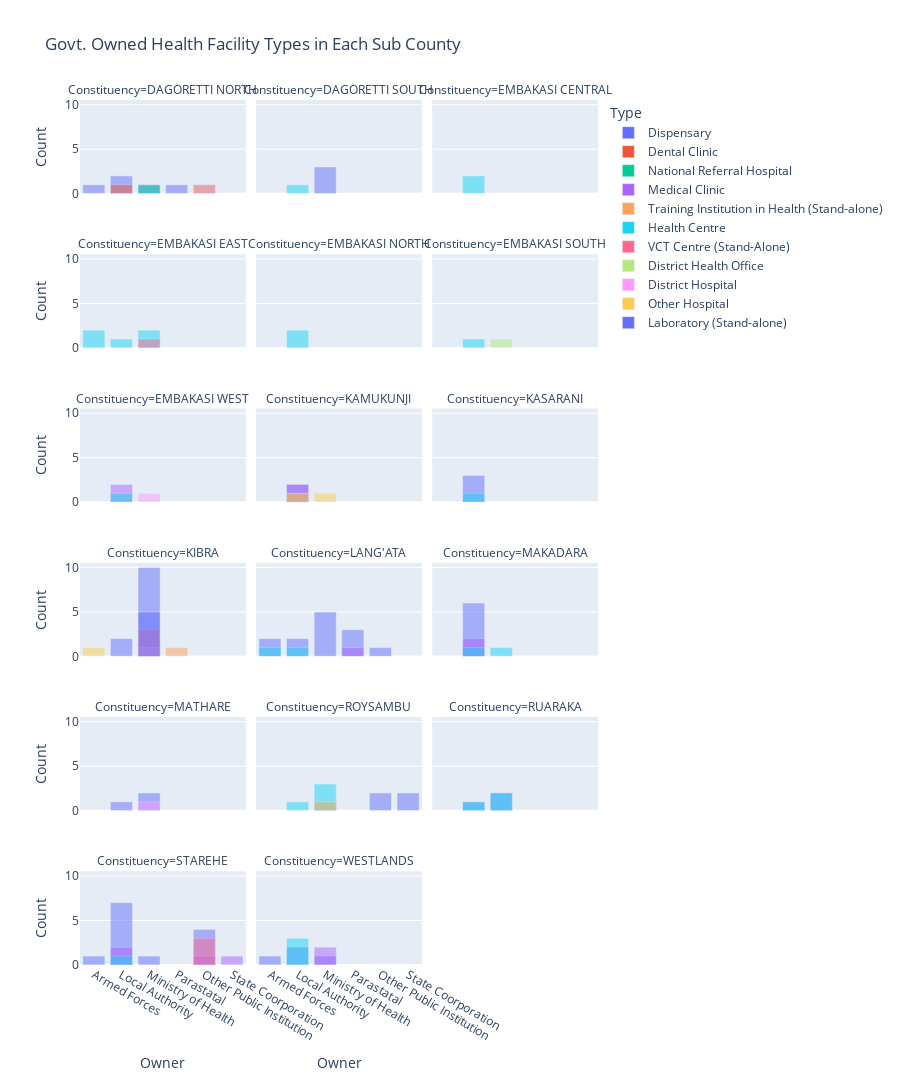

Notebook source saved alongside this figure:
### Markdown cell above
Let's plot the results

### Code cell
fig = px.bar(
    health_sub_govt, x="Owner", y="Count", color="Type",
             facet_col="Constituency",
             barmode="overlay",
             facet_col_wrap=3,
             height=1080,
             title = 'Govt. Owned Health Facility Types in Each Sub County '
)


fig.show()

### Figure 1 — Plotly figure (JSON) as saved in the notebook; plotly's stock layout.template omitted (floating-point values rounded to 4 significant figures)
{"data": [{"alignmentgroup": "True", "hovertemplate": "Type=Dispensary<br>Constituency=DAGORETTI NORTH<br>Owner=%{x}<br>Count=%{y}<extra></extra>", "legendgroup": "Dispensary", "marker": {"color": "#636efa", "opacity": 0.5, "pattern": {"shape": ""}}, "name": "Dispensary", "offsetgroup": "Dispensary", "orientation": "v", "showlegend": true, "textposition": "auto", "type": "bar", "x": ["Armed Forces", "Local Authority", "Ministry of Health", "Parastatal"], "xaxis": "x16", "y": [1, 2, 1, 1], "yaxis": "y16"}, {"alignmentgroup": "True", "hovertemplate": "Type=Dispensary<br>Constituency=DAGORETTI SOUTH<br>Owner=%{x}<br>Count=%{y}<extra></extra>", "legendgroup": "Dispensary", "marker": {"color": "#636efa", "opacity": 0.5, "pattern": {"shape": ""}}, "name": "Dispensary", "offsetgroup": "Dispensary", "orientation": "v", "showlegend": false, "textposition": "auto", "type": "bar", "x": ["Ministry of Health"], "xaxis": "x17", "y": [3], "yaxis": "y17"}, {"alignmentgroup": "True", "hovertemplate": "Type=Dispensary<br>Constituency=KAMUKUNJI<br>Owner=%{x}<br>Count=%{y}<extra></extra>", "legendgroup": "Dispensary", "marker": {"color": "#636efa", "opacity": 0.5, "pattern": {"shape": ""}}, "name": "Dispensary", "offsetgroup": "Dispensary", "orientation": "v", "showlegend": false, "textposition": "auto", "type": "bar", "x": ["Local Authority"], "xaxis": "x11", "y": [2], "yaxis": "y11"}, {"alignmentgroup": "True", "hovertemplate": "Type=Dispensary<br>Constituency=KASARANI<br>Owner=%{x}<br>Count=%{y}<extra></extra>", "legendgroup": "Dispensary", "marker": {"color": "#636efa", "opacity": 0.5, "pattern": {"shape": ""}}, "name": "Dispensary", "offsetgroup": "Dispensary", "orientation": "v", "showlegend": false, "textposition": "auto", "type": "bar", "x": ["Local Authority"], "xaxis": "x12", "y": [3], "yaxis": "y12"}, {"alignmentgroup": "True", "hovertemplate": "Type=Dispensary<br>Constituency=KIBRA<br>Owner=%{x}<br>Count=%{y}<extra></extra>", "legendgroup": "Dispensary", "marker": {"color": "#636efa", "opacity": 0.5, "pattern": {"shape": ""}}, "name": "Dispensary", "offsetgroup": "Dispensary", "orientation": "v", "showlegend": false, "textposition": "auto", "type": "bar", "x": ["Local Authority", "Ministry of Health"], "xaxis": "x7", "y": [2, 10], "yaxis": "y7"}, {"alignmentgroup": "True", "hovertemplate": "Type=Dispensary<br>Constituency=LANG'ATA<br>Owner=%{x}<br>Count=%{y}<extra></extra>", "legendgroup": "Dispensary", "marker": {"color": "#636efa", "opacity": 0.5, "pattern": {"shape": ""}}, "name": "Dispensary", "offsetgroup": "Dispensary", "orientation": "v", "showlegend": false, "textposition": "auto", "type": "bar", "x": ["Armed Forces", "Local Authority", "Ministry of Health", "Other Public Institution", "Parastatal"], "xaxis": "x8", "y": [2, 2, 5, 1, 3], "yaxis": "y8"}, {"alignmentgroup": "True", "hovertemplate": "Type=Dispensary<br>Constituency=MAKADARA<br>Owner=%{x}<br>Count=%{y}<extra></extra>", "legendgroup": "Dispensary", "marker": {"color": "#636efa", "opacity": 0.5, "pattern": {"shape": ""}}, "name": "Dispensary", "offsetgroup": "Dispensary", "orientation": "v", "showlegend": false, "textposition": "auto", "type": "bar", "x": ["Local Authority"], "xaxis": "x9", "y": [6], "yaxis": "y9"}, {"alignmentgroup": "True", "hovertemplate": "Type=Dispensary<br>Constituency=MATHARE<br>Owner=%{x}<br>Count=%{y}<extra></extra>", "legendgroup": "Dispensary", "marker": {"color": "#636efa", "opacity": 0.5, "pattern": {"shape": ""}}, "name": "Dispensary", "offsetgroup": "Dispensary", "orientation": "v", "showlegend": false, "textposition": "auto", "type": "bar", "x": ["Local Authority", "Ministry of Health"], "xaxis": "x4", "y": [1, 2], "yaxis": "y4"}, {"alignmentgroup": "True", "hovertemplate": "Type=Dispensary<br>Constituency=ROYSAMBU<br>Owner=%{x}<br>Count=%{y}<extra></extra>", "legendgroup": "Dispensary", "marker": {"color": "#636efa", "opacity": 0.5, "pattern": {"shape": ""}}, "name": "Dispensary", "offsetgroup": "Dispensary", "orientation": "v", "showlegend": false, "textposition": "auto", "type": "bar", "x": ["Other Public Institution", "State Coorporation"], "xaxis": "x5", "y": [2, 2], "yaxis": "y5"}, {"alignmentgroup": "True", "hovertemplate": "Type=Dispensary<br>Constituency=RUARAKA<br>Owner=%{x}<br>Count=%{y}<extra></extra>", "legendgroup": "Dispensary", "marker": {"color": "#636efa", "opacity": 0.5, "pattern": {"shape": ""}}, "name": "Dispensary", "offsetgroup": "Dispensary", "orientation": "v", "showlegend": false, "textposition": "auto", "type": "bar", "x": ["Local Authority", "Ministry of Health"], "xaxis": "x6", "y": [1, 2], "yaxis": "y6"}, {"alignmentgroup": "True", "hovertemplate": "Type=Dispensary<br>Constituency=STAREHE<br>Owner=%{x}<br>Count=%{y}<extra></extra>", "legendgroup": "Dispensary", "marker": {"color": "#636efa", "opacity": 0.5, "pattern": {"shape": ""}}, "name": "Dispensary", "offsetgroup": "Dispensary", "orientation": "v", "showlegend": false, "textposition": "auto", "type": "bar", "x": ["Armed Forces", "Local Authority", "Ministry of Health", "Other Public Institution"], "xaxis": "x", "y": [1, 7, 1, 4], "yaxis": "y"}, {"alignmentgroup": "True", "hovertemplate": "Type=Dispensary<br>Constituency=WESTLANDS<br>Owner=%{x}<br>Count=%{y}<extra></extra>", "legendgroup": "Dispensary", "marker": {"color": "#636efa", "opacity": 0.5, "pattern": {"shape": ""}}, "name": "Dispensary", "offsetgroup": "Dispensary", "orientation": "v", "showlegend": false, "textposition": "auto", "type": "bar", "x": ["Armed Forces", "Local Authority", "Ministry of Health"], "xaxis": "x2", "y": [1, 2, 1], "yaxis": "y2"}, {"alignmentgroup": "True", "hovertemplate": "Type=Dental Clinic<br>Constituency=DAGORETTI NORTH<br>Owner=%{x}<br>Count=%{y}<extra></extra>", "legendgroup": "Dental Clinic", "marker": {"color": "#EF553B", "opacity": 0.5, "pattern": {"shape": ""}}, "name": "Dental Clinic", "offsetgroup": "Dental Clinic", "orientation": "v", "showlegend": true, "textposition": "auto", "type": "bar", "x": ["Local Authority"], "xaxis": "x16", "y": [1], "yaxis": "y16"}, {"alignmentgroup": "True", "hovertemplate": "Type=National Referral Hospital<br>Constituency=DAGORETTI NORTH<br>Owner=%{x}<br>Count=%{y}<extra></extra>", "legendgroup": "National Referral Hospital", "marker": {"color": "#00cc96", "opacity": 0.5, "pattern": {"shape": ""}}, "name": "National Referral Hospital", "offsetgroup": "National Referral Hospital", "orientation": "v", "showlegend": true, "textposition": "auto", "type": "bar", "x": ["Ministry of Health"], "xaxis": "x16", "y": [1], "yaxis": "y16"}, {"alignmentgroup": "True", "hovertemplate": "Type=National Referral Hospital<br>Constituency=KIBRA<br>Owner=%{x}<br>Count=%{y}<extra></extra>", "legendgroup": "National Referral Hospital", "marker": {"color": "#00cc96", "opacity": 0.5, "pattern": {"shape": ""}}, "name": "National Referral Hospital", "offsetgroup": "National Referral Hospital", "orientation": "v", "showlegend": false, "textposition": "auto", "type": "bar", "x": ["Ministry of Health"], "xaxis": "x7", "y": [1], "yaxis": "y7"}, {"alignmentgroup": "True", "hovertemplate": "Type=Medical Clinic<br>Constituency=DAGORETTI NORTH<br>Owner=%{x}<br>Count=%{y}<extra></extra>", "legendgroup": "Medical Clinic", "marker": {"color": "#ab63fa", "opacity": 0.5, "pattern": {"shape": ""}}, "name": "Medical Clinic", "offsetgroup": "Medical Clinic", "orientation": "v", "showlegend": true, "textposition": "auto", "type": "bar", "x": ["Other Public Institution"], "xaxis": "x16", "y": [1], "yaxis": "y16"}, {"alignmentgroup": "True", "hovertemplate": "Type=Medical Clinic<br>Constituency=EMBAKASI WEST<br>Owner=%{x}<br>Count=%{y}<extra></extra>", "legendgroup": "Medical Clinic", "marker": {"color": "#ab63fa", "opacity": 0.5, "pattern": {"shape": ""}}, "name": "Medical Clinic", "offsetgroup": "Medical Clinic", "orientation": "v", "showlegend": false, "textposition": "auto", "type": "bar", "x": ["Local Authority"], "xaxis": "x10", "y": [2], "yaxis": "y10"}, {"alignmentgroup": "True", "hovertemplate": "Type=Medical Clinic<br>Constituency=KAMUKUNJI<br>Owner=%{x}<br>Count=%{y}<extra></extra>", "legendgroup": "Medical Clinic", "marker": {"color": "#ab63fa", "opacity": 0.5, "pattern": {"shape": ""}}, "name": "Medical Clinic", "offsetgroup": "Medical Clinic", "orientation": "v", "showlegend": false, "textposition": "auto", "type": "bar", "x": ["Local Authority"], "xaxis": "x11", "y": [2], "yaxis": "y11"}, {"alignmentgroup": "True", "hovertemplate": "Type=Medical Clinic<br>Constituency=LANG'ATA<br>Owner=%{x}<br>Count=%{y}<extra></extra>", "legendgroup": "Medical Clinic", "marker": {"color": "#ab63fa", "opacity": 0.5, "pattern": {"shape": ""}}, "name": "Medical Clinic", "offsetgroup": "Medical Clinic", "orientation": "v", "showlegend": false, "textposition": "auto", "type": "bar", "x": ["Parastatal"], "xaxis": "x8", "y": [1], "yaxis": "y8"}, {"alignmentgroup": "True", "hovertemplate": "Type=Medical Clinic<br>Constituency=MAKADARA<br>Owner=%{x}<br>Count=%{y}<extra></extra>", "legendgroup": "Medical Clinic", "marker": {"color": "#ab63fa", "opacity": 0.5, "pattern": {"shape": ""}}, "name": "Medical Clinic", "offsetgroup": "Medical Clinic", "orientation": "v", "showlegend": false, "textposition": "auto", "type": "bar", "x": ["Local Authority"], "xaxis": "x9", "y": [2], "yaxis": "y9"}, {"alignmentgroup": "True", "hovertemplate": "Type=Medical Clinic<br>Constituency=ROYSAMBU<br>Owner=%{x}<br>Count=%{y}<extra></extra>", "legendgroup": "Medical Clinic", "marker": {"color": "#ab63fa", "opacity": 0.5, "pattern": {"shape": ""}}, "name": "Medical Clinic", "offsetgroup": "Medical Clinic", "orientation": "v", "showlegend": false, "textposition": "auto", "type": "bar", "x": ["Ministry of Health"], "xaxis": "x5", "y": [1], "yaxis": "y5"}, {"alignmentgroup": "True", "hovertemplate": "Type=Medical Clinic<br>Constituency=STAREHE<br>Owner=%{x}<br>Count=%{y}<extra></extra>", "legendgroup": "Medical Clinic", "marker": {"color": "#ab63fa", "opacity": 0.5, "pattern": {"shape": ""}}, "name": "Medical Clinic", "offsetgroup": "Medical Clinic", "orientation": "v", "showlegend": false, "textposition": "auto", "type": "bar", "x": ["Local Authority", "Other Public Institution", "State Coorporation"], "xaxis": "x", "y": [2, 1, 1], "yaxis": "y"}, {"alignmentgroup": "True", "hovertemplate": "Type=Medical Clinic<br>Constituency=WESTLANDS<br>Owner=%{x}<br>Count=%{y}<extra></extra>", "legendgroup": "Medical Clinic", "marker": {"color": "#ab63fa", "opacity": 0.5, "pattern": {"shape": ""}}, "name": "Medical Clinic", "offsetgroup": "Medical Clinic", "orientation": "v", "showlegend": false, "textposition": "auto", "type": "bar", "x": ["Ministry of Health"], "xaxis": "x2", "y": [2], "yaxis": "y2"}, {"alignmentgroup": "True", "hovertemplate": "Type=Training Institution in Health (Stand-alone)<br>Constituency=DAGORETTI NORTH<br>Owner=%{x}<br>Count=%{y}<extra></extra>", "legendgroup": "Training Institution in Health (Stand-alone)", "marker": {"color": "#FFA15A", "opacity": 0.5, "pattern": {"shape": ""}}, "name": "Training Institution in Health (Stand-alone)", "offsetgroup": "Training Institution in Health (Stand-alone)", "orientation": "v", "showlegend": true, "textposition": "auto", "type": "bar", "x": ["Other Public Institution"], "xaxis": "x16", "y": [1], "yaxis": "y16"}, {"alignmentgroup": "True", "hovertemplate": "Type=Training Institution in Health (Stand-alone)<br>Constituency=KIBRA<br>Owner=%{x}<br>Count=%{y}<extra></extra>", "legendgroup": "Training Institution in Health (Stand-alone)", "marker": {"color": "#FFA15A", "opacity": 0.5, "pattern": {"shape": ""}}, "name": "Training Institution in Health (Stand-alone)", "offsetgroup": "Training Institution in Health (Stand-alone)", "orientation": "v", "showlegend": false, "textposition": "auto", "type": "bar", "x": ["Parastatal"], "xaxis": "x7", "y": [1], "yaxis": "y7"}, {"alignmentgroup": "True", "hovertemplate": "Type=Health Centre<br>Constituency=DAGORETTI SOUTH<br>Owner=%{x}<br>Count=%{y}<extra></extra>", "legendgroup": "Health Centre", "marker": {"color": "#19d3f3", "opacity": 0.5, "pattern": {"shape": ""}}, "name": "Health Centre", "offsetgroup": "Health Centre", "orientation": "v", "showlegend": true, "textposition": "auto", "type": "bar", "x": ["Local Authority"], "xaxis": "x17", "y": [1], "yaxis": "y17"}, {"alignmentgroup": "True", "hovertemplate": "Type=Health Centre<br>Constituency=EMBAKASI CENTRAL<br>Owner=%{x}<br>Count=%{y}<extra></extra>", "legendgroup": "Health Centre", "marker": {"color": "#19d3f3", "opacity": 0.5, "pattern": {"shape": ""}}, "name": "Health Centre", "offsetgroup": "Health Centre", "orientation": "v", "showlegend": false, "textposition": "auto", "type": "bar", "x": ["Local Authority"], "xaxis": "x18", "y": [2], "yaxis": "y18"}, {"alignmentgroup": "True", "hovertemplate": "Type=Health Centre<br>Constituency=EMBAKASI EAST<br>Owner=%{x}<br>Count=%{y}<extra></extra>", "legendgroup": "Health Centre", "marker": {"color": "#19d3f3", "opacity": 0.5, "pattern": {"shape": ""}}, "name": "Health Centre", "offsetgroup": "Health Centre", "orientation": "v", "showlegend": false, "textposition": "auto", "type": "bar", "x": ["Armed Forces", "Local Authority", "Ministry of Health"], "xaxis": "x13", "y": [2, 1, 2], "yaxis": "y13"}, {"alignmentgroup": "True", "hovertemplate": "Type=Health Centre<br>Constituency=EMBAKASI NORTH<br>Owner=%{x}<br>Count=%{y}<extra></extra>", "legendgroup": "Health Centre", "marker": {"color": "#19d3f3", "opacity": 0.5, "pattern": {"shape": ""}}, "name": "Health Centre", "offsetgroup": "Health Centre", "orientation": "v", "showlegend": false, "textposition": "auto", "type": "bar", "x": ["Local Authority"], "xaxis": "x14", "y": [2], "yaxis": "y14"}, {"alignmentgroup": "True", "hovertemplate": "Type=Health Centre<br>Constituency=EMBAKASI SOUTH<br>Owner=%{x}<br>Count=%{y}<extra></extra>", "legendgroup": "Health Centre", "marker": {"color": "#19d3f3", "opacity": 0.5, "pattern": {"shape": ""}}, "name": "Health Centre", "offsetgroup": "Health Centre", "orientation": "v", "showlegend": false, "textposition": "auto", "type": "bar", "x": ["Local Authority"], "xaxis": "x15", "y": [1], "yaxis": "y15"}, {"alignmentgroup": "True", "hovertemplate": "Type=Health Centre<br>Constituency=EMBAKASI WEST<br>Owner=%{x}<br>Count=%{y}<extra></extra>", "legendgroup": "Health Centre", "marker": {"color": "#19d3f3", "opacity": 0.5, "pattern": {"shape": ""}}, "name": "Health Centre", "offsetgroup": "Health Centre", "orientation": "v", "showlegend": false, "textposition": "auto", "type": "bar", "x": ["Local Authority"], "xaxis": "x10", "y": [1], "yaxis": "y10"}, {"alignmentgroup": "True", "hovertemplate": "Type=Health Centre<br>Constituency=KAMUKUNJI<br>Owner=%{x}<br>Count=%{y}<extra></extra>", "legendgroup": "Health Centre", "marker": {"color": "#19d3f3", "opacity": 0.5, "pattern": {"shape": ""}}, "name": "Health Centre", "offsetgroup": "Health Centre", "orientation": "v", "showlegend": false, "textposition": "auto", "type": "bar", "x": ["Local Authority"], "xaxis": "x11", "y": [1], "yaxis": "y11"}, {"alignmentgroup": "True", "hovertemplate": "Type=Health Centre<br>Constituency=KASARANI<br>Owner=%{x}<br>Count=%{y}<extra></extra>", "legendgroup": "Health Centre", "marker": {"color": "#19d3f3", "opacity": 0.5, "pattern": {"shape": ""}}, "name": "Health Centre", "offsetgroup": "Health Centre", "orientation": "v", "showlegend": false, "textposition": "auto", "type": "bar", "x": ["Local Authority"], "xaxis": "x12", "y": [1], "yaxis": "y12"}, {"alignmentgroup": "True", "hovertemplate": "Type=Health Centre<br>Constituency=LANG'ATA<br>Owner=%{x}<br>Count=%{y}<extra></extra>", "legendgroup": "Health Centre", "marker": {"color": "#19d3f3", "opacity": 0.5, "pattern": {"shape": ""}}, "name": "Health Centre", "offsetgroup": "Health Centre", "orientation": "v", "showlegend": false, "textposition": "auto", "type": "bar", "x": ["Armed Forces", "Local Authority"], "xaxis": "x8", "y": [1, 1], "yaxis": "y8"}, {"alignmentgroup": "True", "hovertemplate": "Type=Health Centre<br>Constituency=MAKADARA<br>Owner=%{x}<br>Count=%{y}<extra></extra>", "legendgroup": "Health Centre", "marker": {"color": "#19d3f3", "opacity": 0.5, "pattern": {"shape": ""}}, "name": "Health Centre", "offsetgroup": "Health Centre", "orientation": "v", "showlegend": false, "textposition": "auto", "type": "bar", "x": ["Local Authority", "Ministry of Health"], "xaxis": "x9", "y": [1, 1], "yaxis": "y9"}, {"alignmentgroup": "True", "hovertemplate": "Type=Health Centre<br>Constituency=ROYSAMBU<br>Owner=%{x}<br>Count=%{y}<extra></extra>", "legendgroup": "Health Centre", "marker": {"color": "#19d3f3", "opacity": 0.5, "pattern": {"shape": ""}}, "name": "Health Centre", "offsetgroup": "Health Centre", "orientation": "v", "showlegend": false, "textposition": "auto", "type": "bar", "x": ["Local Authority", "Ministry of Health"], "xaxis": "x5", "y": [1, 3], "yaxis": "y5"}, {"alignmentgroup": "True", "hovertemplate": "Type=Health Centre<br>Constituency=RUARAKA<br>Owner=%{x}<br>Count=%{y}<extra></extra>", "legendgroup": "Health Centre", "marker": {"color": "#19d3f3", "opacity": 0.5, "pattern": {"shape": ""}}, "name": "Health Centre", "offsetgroup": "Health Centre", "orientation": "v", "showlegend": false, "textposition": "auto", "type": "bar", "x": ["Local Authority", "Ministry of Health"], "xaxis": "x6", "y": [1, 2], "yaxis": "y6"}, {"alignmentgroup": "True", "hovertemplate": "Type=Health Centre<br>Constituency=STAREHE<br>Owner=%{x}<br>Count=%{y}<extra></extra>", "legendgroup": "Health Centre", "marker": {"color": "#19d3f3", "opacity": 0.5, "pattern": {"shape": ""}}, "name": "Health Centre", "offsetgroup": "Health Centre", "orientation": "v", "showlegend": false, "textposition": "auto", "type": "bar", "x": ["Local Authority"], "xaxis": "x", "y": [1], "yaxis": "y"}, {"alignmentgroup": "True", "hovertemplate": "Type=Health Centre<br>Constituency=WESTLANDS<br>Owner=%{x}<br>Count=%{y}<extra></extra>", "legendgroup": "Health Centre", "marker": {"color": "#19d3f3", "opacity": 0.5, "pattern": {"shape": ""}}, "name": "Health Centre", "offsetgroup": "Health Centre", "orientation": "v", "showlegend": false, "textposition": "auto", "type": "bar", "x": ["Local Authority"], "xaxis": "x2", "y": [3], "yaxis": "y2"}, {"alignmentgroup": "True", "hovertemplate": "Type=VCT Centre (Stand-Alone)<br>Constituency=EMBAKASI EAST<br>Owner=%{x}<br>Count=%{y}<extra></extra>", "legendgroup": "VCT Centre (Stand-Alone)", "marker": {"color": "#FF6692", "opacity": 0.5, "pattern": {"shape": ""}}, "name": "VCT Centre (Stand-Alone)", "offsetgroup": "VCT Centre (Stand-Alone)", "orientation": "v", "showlegend": true, "textposition": "auto", "type": "bar", "x": ["Ministry of Health"], "xaxis": "x13", "y": [1], "yaxis": "y13"}, {"alignmentgroup": "True", "hovertemplate": "Type=VCT Centre (Stand-Alone)<br>Constituency=KAMUKUNJI<br>Owner=%{x}<br>Count=%{y}<extra></extra>", "legendgroup": "VCT Centre (Stand-Alone)", "marker": {"color": "#FF6692", "opacity": 0.5, "pattern": {"shape": ""}}, "name": "VCT Centre (Stand-Alone)", "offsetgroup": "VCT Centre (Stand-Alone)", "orientation": "v", "showlegend": false, "textposition": "auto", "type": "bar", "x": ["Local Authority"], "xaxis": "x11", "y": [1], "yaxis": "y11"}, {"alignmentgroup": "True", "hovertemplate": "Type=VCT Centre (Stand-Alone)<br>Constituency=KIBRA<br>Owner=%{x}<br>Count=%{y}<extra></extra>", "legendgroup": "VCT Centre (Stand-Alone)", "marker": {"color": "#FF6692", "opacity": 0.5, "pattern": {"shape": ""}}, "name": "VCT Centre (Stand-Alone)", "offsetgroup": "VCT Centre (Stand-Alone)", "orientation": "v", "showlegend": false, "textposition": "auto", "type": "bar", "x": ["Ministry of Health"], "xaxis": "x7", "y": [3], "yaxis": "y7"}, {"alignmentgroup": "True", "hovertemplate": "Type=VCT Centre (Stand-Alone)<br>Constituency=STAREHE<br>Owner=%{x}<br>Count=%{y}<extra></extra>", "legendgroup": "VCT Centre (Stand-Alone)", "marker": {"color": "#FF6692", "opacity": 0.5, "pattern": {"shape": ""}}, "name": "VCT Centre (Stand-Alone)", "offsetgroup": "VCT Centre (Stand-Alone)", "orientation": "v", "showlegend": false, "textposition": "auto", "type": "bar", "x": ["Other Public Institution"], "xaxis": "x", "y": [3], "yaxis": "y"}, {"alignmentgroup": "True", "hovertemplate": "Type=District Health Office<br>Constituency=EMBAKASI SOUTH<br>Owner=%{x}<br>Count=%{y}<extra></extra>", "legendgroup": "District Health Office", "marker": {"color": "#B6E880", "opacity": 0.5, "pattern": {"shape": ""}}, "name": "District Health Office", "offsetgroup": "District Health Office", "orientation": "v", "showlegend": true, "textposition": "auto", "type": "bar", "x": ["Ministry of Health"], "xaxis": "x15", "y": [1], "yaxis": "y15"}, {"alignmentgroup": "True", "hovertemplate": "Type=District Hospital<br>Constituency=EMBAKASI WEST<br>Owner=%{x}<br>Count=%{y}<extra></extra>", "legendgroup": "District Hospital", "marker": {"color": "#FF97FF", "opacity": 0.5, "pattern": {"shape": ""}}, "name": "District Hospital", "offsetgroup": "District Hospital", "orientation": "v", "showlegend": true, "textposition": "auto", "type": "bar", "x": ["Ministry of Health"], "xaxis": "x10", "y": [1], "yaxis": "y10"}, {"alignmentgroup": "True", "hovertemplate": "Type=District Hospital<br>Constituency=KIBRA<br>Owner=%{x}<br>Count=%{y}<extra></extra>", "legendgroup": "District Hospital", "marker": {"color": "#FF97FF", "opacity": 0.5, "pattern": {"shape": ""}}, "name": "District Hospital", "offsetgroup": "District Hospital", "orientation": "v", "showlegend": false, "textposition": "auto", "type": "bar", "x": ["Ministry of Health"], "xaxis": "x7", "y": [1], "yaxis": "y7"}, {"alignmentgroup": "True", "hovertemplate": "Type=District Hospital<br>Constituency=MATHARE<br>Owner=%{x}<br>Count=%{y}<extra></extra>", "legendgroup": "District Hospital", "marker": {"color": "#FF97FF", "opacity": 0.5, "pattern": {"shape": ""}}, "name": "District Hospital", "offsetgroup": "District Hospital", "orientation": "v", "showlegend": false, "textposition": "auto", "type": "bar", "x": ["Ministry of Health"], "xaxis": "x4", "y": [1], "yaxis": "y4"}, {"alignmentgroup": "True", "hovertemplate": "Type=Other Hospital<br>Constituency=KAMUKUNJI<br>Owner=%{x}<br>Count=%{y}<extra></extra>", "legendgroup": "Other Hospital", "marker": {"color": "#FECB52", "opacity": 0.5, "pattern": {"shape": ""}}, "name": "Other Hospital", "offsetgroup": "Other Hospital", "orientation": "v", "showlegend": true, "textposition": "auto", "type": "bar", "x": ["Local Authority", "Ministry of Health"], "xaxis": "x11", "y": [1, 1], "yaxis": "y11"}, {"alignmentgroup": "True", "hovertemplate": "Type=Other Hospital<br>Constituency=KIBRA<br>Owner=%{x}<br>Count=%{y}<extra></extra>", "legendgroup": "Other Hospital", "marker": {"color": "#FECB52", "opacity": 0.5, "pattern": {"shape": ""}}, "name": "Other Hospital", "offsetgroup": "Other Hospital", "orientation": "v", "showlegend": false, "textposition": "auto", "type": "bar", "x": ["Armed Forces"], "xaxis": "x7", "y": [1], "yaxis": "y7"}, {"alignmentgroup": "True", "hovertemplate": "Type=Other Hospital<br>Constituency=ROYSAMBU<br>Owner=%{x}<br>Count=%{y}<extra></extra>", "legendgroup": "Other Hospital", "marker": {"color": "#FECB52", "opacity": 0.5, "pattern": {"shape": ""}}, "name": "Other Hospital", "offsetgroup": "Other Hospital", "orientation": "v", "showlegend": false, "textposition": "auto", "type": "bar", "x": ["Ministry of Health"], "xaxis": "x5", "y": [1], "yaxis": "y5"}, {"alignmentgroup": "True", "hovertemplate": "Type=Laboratory (Stand-alone)<br>Constituency=KIBRA<br>Owner=%{x}<br>Count=%{y}<extra></extra>", "legendgroup": "Laboratory (Stand-alone)", "marker": {"color": "#636efa", "opacity": 0.5, "pattern": {"shape": ""}}, "name": "Laboratory (Stand-alone)", "offsetgroup": "Laboratory (Stand-alone)", "orientation": "v", "showlegend": true, "textposition": "auto", "type": "bar", "x": ["Ministry of Health"], "xaxis": "x7", "y": [5], "yaxis": "y7"}], "layout": {"annotations": [{"font": {}, "showarrow": false, "text": "Constituency=STAREHE", "x": 0.16, "xanchor": "center", "xref": "paper", "y": 0.1083, "yanchor": "bottom", "yref": "paper"}, {"font": {}, "showarrow": false, "text": "Constituency=WESTLANDS", "x": 0.5, "xanchor": "center", "xref": "paper", "y": 0.1083, "yanchor": "bottom", "yref": "paper"}, {"font": {}, "showarrow": false, "text": "Constituency=MATHARE", "x": 0.16, "xanchor": "center", "xref": "paper", "y": 0.2867, "yanchor": "bottom", "yref": "paper"}, {"font": {}, "showarrow": false, "text": "Constituency=ROYSAMBU", "x": 0.5, "xanchor": "center", "xref": "paper", "y": 0.2867, "yanchor": "bottom", "yref": "paper"}, {"font": {}, "showarrow": false, "text": "Constituency=RUARAKA", "x": 0.84, "xanchor": "center", "xref": "paper", "y": 0.2867, "yanchor": "bottom", "yref": "paper"}, {"font": {}, "showarrow": false, "text": "Constituency=KIBRA", "x": 0.16, "xanchor": "center", "xref": "paper", "y": 0.465, "yanchor": "bottom", "yref": "paper"}, {"font": {}, "showarrow": false, "text": "Constituency=LANG'ATA", "x": 0.5, "xanchor": "center", "xref": "paper", "y": 0.465, "yanchor": "bottom", "yref": "paper"}, {"font": {}, "showarrow": false, "text": "Constituency=MAKADARA", "x": 0.84, "xanchor": "center", "xref": "paper", "y": 0.465, "yanchor": "bottom", "yref": "paper"}, {"font": {}, "showarrow": false, "text": "Constituency=EMBAKASI WEST", "x": 0.16, "xanchor": "center", "xref": "paper", "y": 0.6433, "yanchor": "bottom", "yref": "paper"}, {"font": {}, "showarrow": false, "text": "Constituency=KAMUKUNJI", "x": 0.5, "xanchor": "center", "xref": "paper", "y": 0.6433, "yanchor": "bottom", "yref": "paper"}, {"font": {}, "showarrow": false, "text": "Constituency=KASARANI", "x": 0.84, "xanchor": "center", "xref": "paper", "y": 0.6433, "yanchor": "bottom", "yref": "paper"}, {"font": {}, "showarrow": false, "text": "Constituency=EMBAKASI EAST", "x": 0.16, "xanchor": "center", "xref": "paper", "y": 0.8217, "yanchor": "bottom", "yref": "paper"}, {"font": {}, "showarrow": false, "text": "Constituency=EMBAKASI NORTH", "x": 0.5, "xanchor": "center", "xref": "paper", "y": 0.8217, "yanchor": "bottom", "yref": "paper"}, {"font": {}, "showarrow": false, "text": "Constituency=EMBAKASI SOUTH", "x": 0.84, "xanchor": "center", "xref": "paper", "y": 0.8217, "yanchor": "bottom", "yref": "paper"}, {"font": {}, "showarrow": false, "text": "Constituency=DAGORETTI NORTH", "x": 0.16, "xanchor": "center", "xref": "paper", "y": 1.0, "yanchor": "bottom", "yref": "paper"}, {"font": {}, "showarrow": false, "text": "Constituency=DAGORETTI SOUTH", "x": 0.5, "xanchor": "center", "xref": "paper", "y": 1.0, "yanchor": "bottom", "yref": "paper"}, {"font": {}, "showarrow": false, "text": "Constituency=EMBAKASI CENTRAL", "x": 0.84, "xanchor": "center", "xref": "paper", "y": 1.0, "yanchor": "bottom", "yref": "paper"}], "barmode": "overlay", "height": 1080, "legend": {"title": {"text": "Type"}, "tracegroupgap": 0}, "title": {"text": "Govt. Owned Health Facility Types in Each Sub County "}, "xaxis": {"anchor": "y", "domain": [0, 0.32], "title": {"text": "Owner"}}, "xaxis10": {"anchor": "y10", "domain": [0, 0.32], "matches": "x", "showticklabels": false}, "xaxis11": {"anchor": "y11", "domain": [0.34, 0.66], "matches": "x", "showticklabels": false}, "xaxis12": {"anchor": "y12", "domain": [0.68, 1.0], "matches": "x", "showticklabels": false}, "xaxis13": {"anchor": "y13", "domain": [0, 0.32], "matches": "x", "showticklabels": false}, "xaxis14": {"anchor": "y14", "domain": [0.34, 0.66], "matches": "x", "showticklabels": false}, "xaxis15": {"anchor": "y15", "domain": [0.68, 1.0], "matches": "x", "showticklabels": false}, "xaxis16": {"anchor": "y16", "domain": [0, 0.32], "matches": "x", "showticklabels": false}, "xaxis17": {"anchor": "y17", "domain": [0.34, 0.66], "matches": "x", "showticklabels": false}, "xaxis18": {"anchor": "y18", "domain": [0.68, 1.0], "matches": "x", "showticklabels": false}, "xaxis2": {"anchor": "y2", "domain": [0.34, 0.66], "matches": "x", "title": {"text": "Owner"}}, "xaxis3": {"anchor": "y3", "domain": [0.68, 1.0], "matches": "x", "title": {"text": "Owner"}}, "xaxis4": {"anchor": "y4", "domain": [0, 0.32], "matches": "x", "showticklabels": false}, "xaxis5": {"anchor": "y5", "domain": [0.34, 0.66], "matches": "x", "showticklabels": false}, "xaxis6": {"anchor": "y6", "domain": [0.68, 1.0], "matches": "x", "showticklabels": false}, "xaxis7": {"anchor": "y7", "domain": [0, 0.32], "matches": "x", "showticklabels": false}, "xaxis8": {"anchor": "y8", "domain": [0.34, 0.66], "matches": "x", "showticklabels": false}, "xaxis9": {"anchor": "y9", "domain": [0.68, 1.0], "matches": "x", "showticklabels": false}, "yaxis": {"anchor": "x", "domain": [0, 0.1083], "title": {"text": "Count"}}, "yaxis10": {"anchor": "x10", "domain": [0.535, 0.6433], "matches": "y", "title": {"text": "Count"}}, "yaxis11": {"anchor": "x11", "domain": [0.535, 0.6433], "matches": "y", "showticklabels": false}, "yaxis12": {"anchor": "x12", "domain": [0.535, 0.6433], "matches": "y", "showticklabels": false}, "yaxis13": {"anchor": "x13", "domain": [0.7133, 0.8217], "matches": "y", "title": {"text": "Count"}}, "yaxis14": {"anchor": "x14", "domain": [0.7133, 0.8217], "matches": "y", "showticklabels": false}, "yaxis15": {"anchor": "x15", "domain": [0.7133, 0.8217], "matches": "y", "showticklabels": false}, "yaxis16": {"anchor": "x16", "domain": [0.8917, 1.0], "matches": "y", "title": {"text": "Count"}}, "yaxis17": {"anchor": "x17", "domain": [0.8917, 1.0], "matches": "y", "showticklabels": false}, "yaxis18": {"anchor": "x18", "domain": [0.8917, 1.0], "matches": "y", "showticklabels": false}, "yaxis2": {"anchor": "x2", "domain": [0, 0.1083], "matches": "y", "showticklabels": false}, "yaxis3": {"anchor": "x3", "domain": [0, 0.1083], "matches": "y", "showticklabels": false}, "yaxis4": {"anchor": "x4", "domain": [0.1783, 0.2867], "matches": "y", "title": {"text": "Count"}}, "yaxis5": {"anchor": "x5", "domain": [0.1783, 0.2867], "matches": "y", "showticklabels": false}, "yaxis6": {"anchor": "x6", "domain": [0.1783, 0.2867], "matches": "y", "showticklabels": false}, "yaxis7": {"anchor": "x7", "domain": [0.3567, 0.465], "matches": "y", "title": {"text": "Count"}}, "yaxis8": {"anchor": "x8", "domain": [0.3567, 0.465], "matches": "y", "showticklabels": false}, "yaxis9": {"anchor": "x9", "domain": [0.3567, 0.465], "matches": "y", "showticklabels": false}}}
